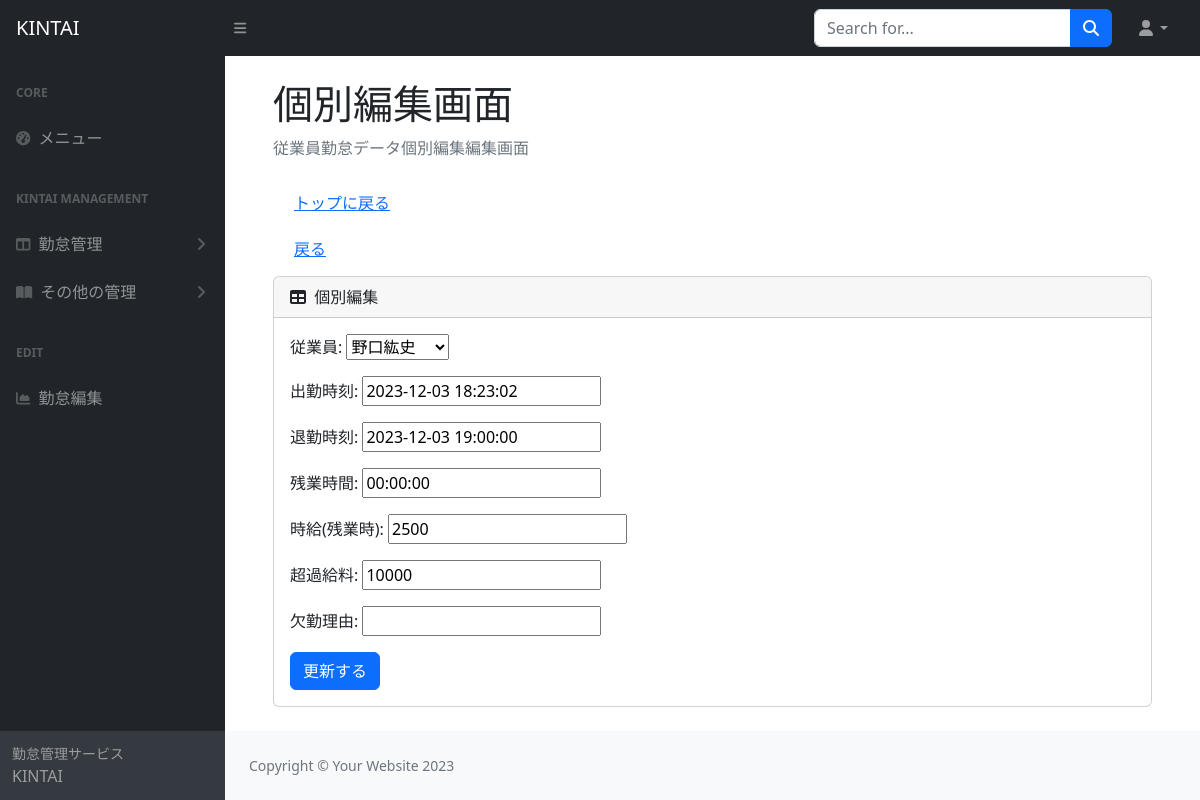
The page /kintai/update/1 on the database as committed earlier.
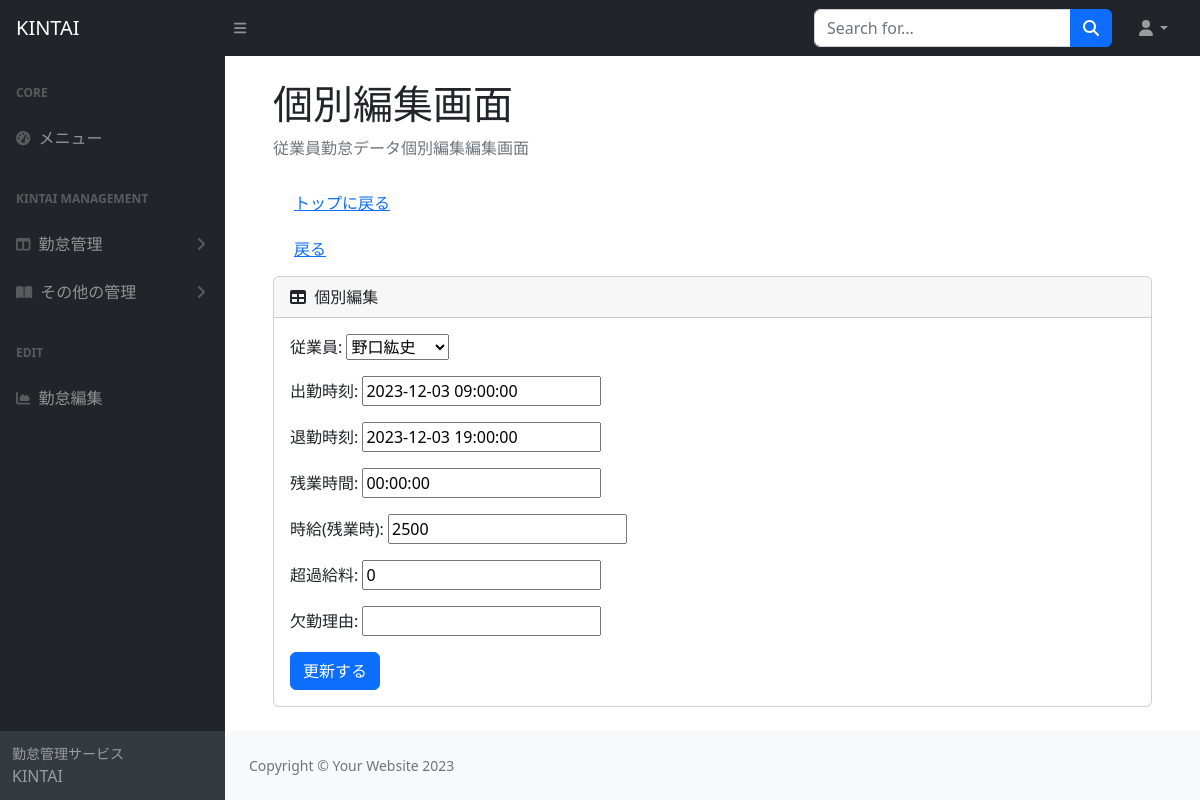
The same page on the database as committed later.
### kintai/models.py (models this page shows, shortened)
class KintaiModel(models.Model):
  employee = models.ForeignKey(
    Employee,
    on_delete = models.PROTECT,
    verbose_name ='従業員',
    default = None,
  )
  checkin = models.DateTimeField(
    verbose_name = '出勤時刻'
  )
  checkout = models.DateTimeField(
    verbose_name ='退勤時刻'
  )
  overtime = models.TimeField(
    verbose_name ='残業時間',
    default = '0:00:00'
  )
  hourlypaycheck = models.IntegerField(
      verbose_name="時給(残業時)",
  )
  overpaycheck = models.IntegerField(
    verbose_name = '超過給料'
  )
  """
  overtimealert = models.CharField(
    verbose_name = '残業警告',
    max_length=50,
    default='問題なし',
    blank = True,
  )
  """
  @property
  def overtimealert(self):
    overtime = (self.checkout - self.checkin - datetime.timedelta(hours=9)).seconds
    overtimetarget = (Overtimetarget.objects.last().name.hour * 60 + Overtimetarget.objects.last().name.minute) * 60
    if overtime >= overtimetarget:
      return '残業注意'
    else:
      return ''
  reasonforabsense = models.CharField(
    max_length=50,
    verbose_name = '欠勤理由',
    blank = True,
  )

### kintai/views.py (the view)
# urls.py: path('kintai/update/<int:pk>', KintaiUpdate.as_view(), name='update'),
class KintaiUpdate(UpdateView):
  template_name = 'kintaiapp/update.html'
  model = KintaiModel
  fields = '__all__'
  success_url = reverse_lazy('edit')

### kintai/models.py (called while the page is built)
  def __str__(self):
    return self.name

### kintai/templates/kintaiapp/update.html
{% extends 'base.html' %}
{% block content %}
<main>
  <div class="container-fluid px-4">
    <h1 class="mt-4">個別編集画面</h1>
    <ol class="breadcrumb mb-4">
      <li class="breadcrumb-item active">従業員勤怠データ個別編集編集画面</li>
    </ol>
    <div class="m-2">
      <a href="{% url 'kintaitop' %}" class="btn btn-link" tabindex="-1" role="button" aria-disabled="true">トップに戻る</a>
    </div>
    <div class="m-2">
      <a href="{% url 'edit' %}" class="btn btn-link" tabindex="-1" role="button" aria-disabled="true">戻る</a>
    </div>
    <div class="card mb-4">
      <div class="card-header">
        <i class="fas fa-table me-1"></i>
        個別編集
      </div>
      <div class="card-body">
        <form action="" method="POST">{% csrf_token %}
          {{ form.as_p }}
          <input class="btn btn-primary" type="submit" value="更新する">
        </form>
      </div>
    </div>
  </div>
</main>
{% endblock %}

Rows that differ between the two databases and show on the page:
changed KintaiModel "野口紘史": checkin "2023-12-03 18:23:02" → "2023-12-03 09:00:00"; overpaycheck "10000" → "0"
